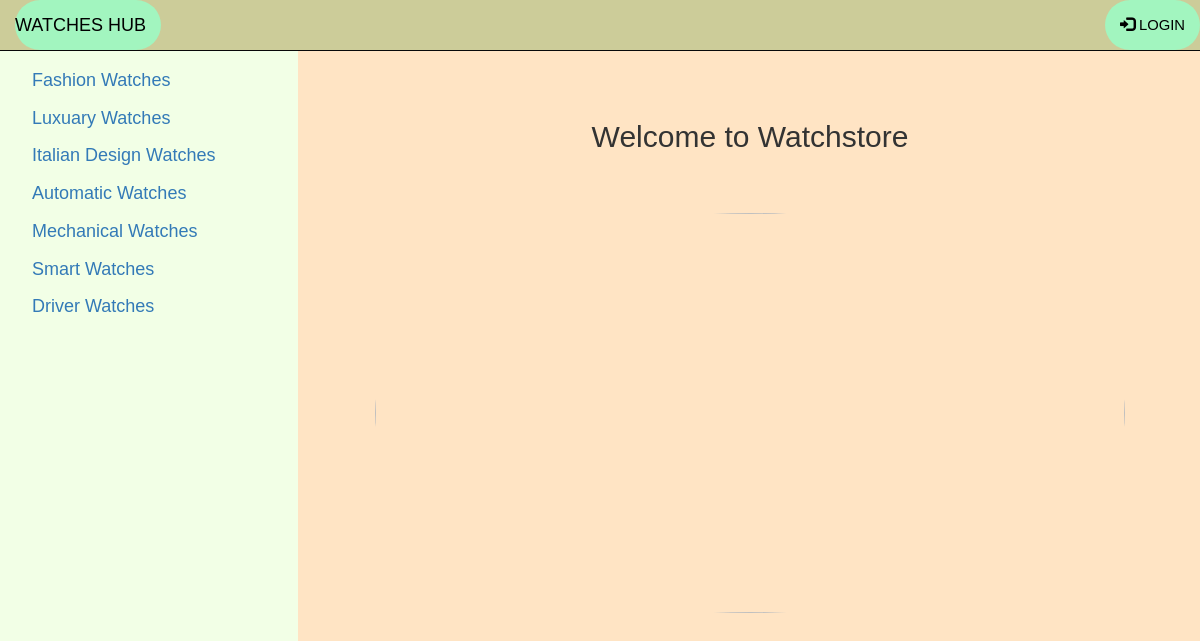
The page /home on the database its author committed.
### wch_Sp.py (models this page shows, shortened)
class Watchname(Base):
    __tablename__ = 'watchname'
    id = Column(Integer, primary_key=True)
    name = Column(String(100), nullable=False)
    user_id = Column(Integer, ForeignKey('user.id'))
    user = relationship(User, backref="watchname")

### wsss.py (the view)
@app.route('/')
@app.route('/home')
def home():
    w1x_c12 = session.query(Watchname).all()
    return render_template('myhome.html', w1x_c12=w1x_c12)

### templates/myhome.html (shortened to what this page needs)
{% include 'nav.html' %}
<div class="main">
{% block content %}
	<div class="text-center">
		<h2>Welcome to Watchstore</h2>
		<img style="width: 750px; height: 400px; margin: 0; padding: 0; margin-top: 50px" src="https://cdn.pixabay.com/photo/2017/03/20/15/13/wrist-watch-2159351__340.jpg">
	</div>
{% endblock content %}
</div>

### templates/nav.html (shortened to what this page needs)
<!DOCTYPE html>
<html lang="en">
<head>
  <link rel="stylesheet" href="https://maxcdn.bootstrapcdn.com/bootstrap/3.3.7/css/bootstrap.min.css">
</head>
<body>
<nav class="navbar navbar-inverse  navbar-fixed-top" style="background-color:#cccc99">
  <div class="container-fluid">
    <div class="navbar-header" style="background-color: #a2f5bf;border-radius:40px;">
      <a class="navbar-brand" href="{{ url_for('home') }}" style="color:black">WATCHES HUB</a>
    </div>
    <ul class="nav navbar-nav navbar-right">
      {% if 'username' in session %}
            <li><button class="btn btn-warning mr-sm-2" style="margin-top: 5px;background-color: #ff8c1a;border-radius:8%;"><a href="{{ url_for('addWatch')}}">ADD WATCH CATEGORY</a></button></li>
            <li style="margin: 10px"><p class="text-primary mr-sm-2">{{ session.username }}</p></li>
            <li><a href="{{ url_for('logout')}}" style="background-color: #a2f5bf;border-radius:40px;color:black;"><span class="glyphicon glyphicon-log-in"></span> LOGOUT</a></li>
      {% else %}
            <li><a href="{{ url_for('showLogin')}}" style="background-color: #a2f5bf;border-radius:40px;color:black;"><span class="glyphicon glyphicon-log-in"></span> LOGIN</a></li>
      {% endif %}
    </ul>
 </div>
</nav>
<div class="sidenav">
  <table>
      {% for w1x in w1x_c12 %}
      <tr>
          <td><a href="{{ url_for('showWatches',w1xid=w1x.id)}}">{{w1x.name}}</a></td>
        </tr>
      {% endfor %}
  </table>
</div>
</body>
</html>

### templates/nav.html (style rules this page uses)
body { font-family:"Comic Sans MS", cursive, sans-serif; font-size:148%; background-color:bisque; }
.sidenav { height: 100%; width: 298px; position: fixed; z-index: 1; top: 44px; left: 0; background-color:#f2ffe6; overflow-x: hidden; padding-top: 18px; }
.sidenav a { padding: 6px 6px 6px 32px; text-decoration: none; font-size: 18px; display: block; }
.main { margin-left: 300px; }
img { border-radius:50%; }

### rows shown on the page
Watchname: name "Fashion Watches"
Watchname: name "Luxuary Watches"
Watchname: name "Italian Design Watches"
Watchname: name "Automatic Watches"
Watchname: name "Mechanical Watches"
Watchname: name "Smart Watches"
Watchname: name "Driver Watches"
